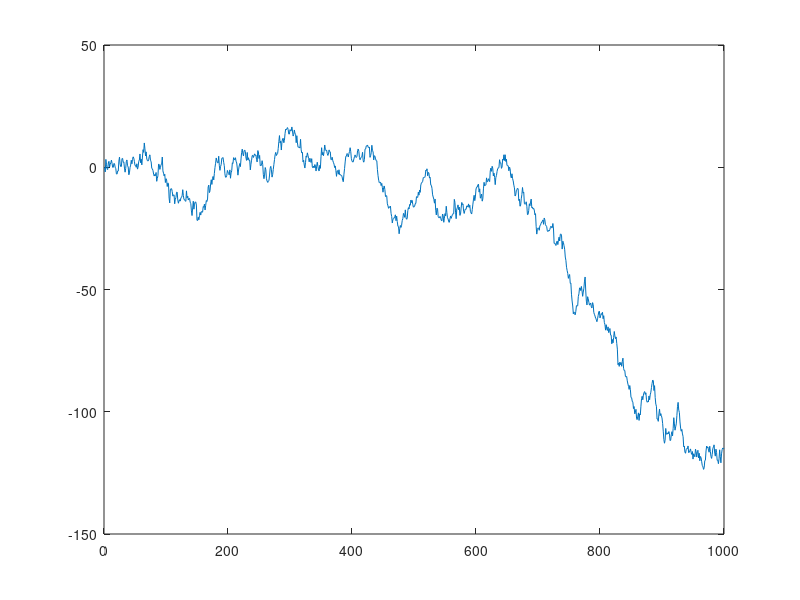
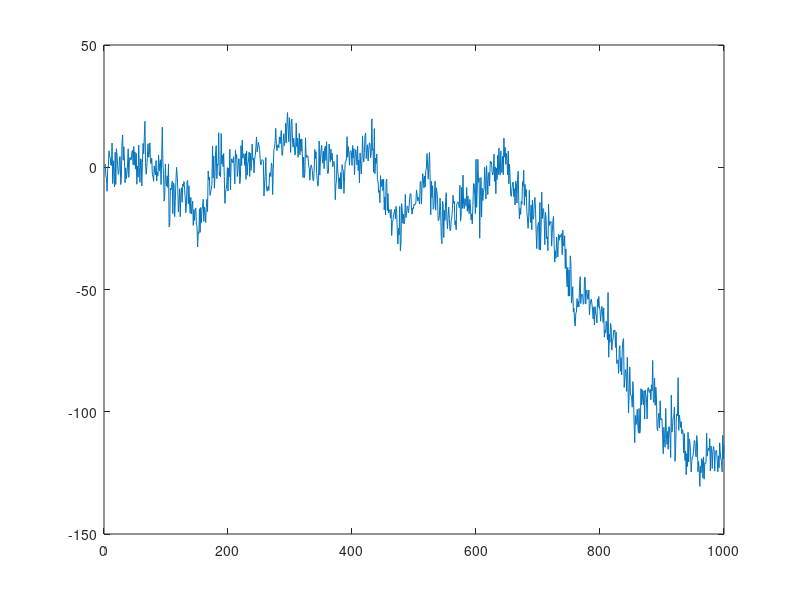
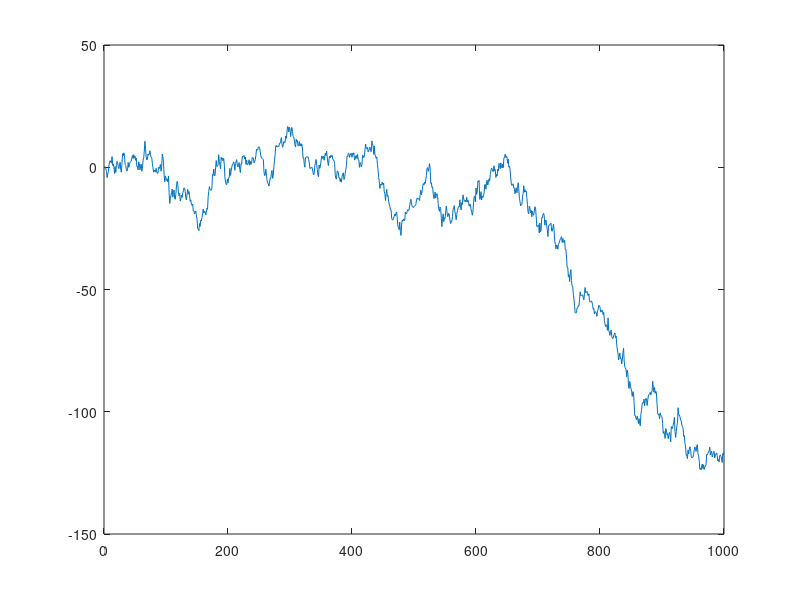
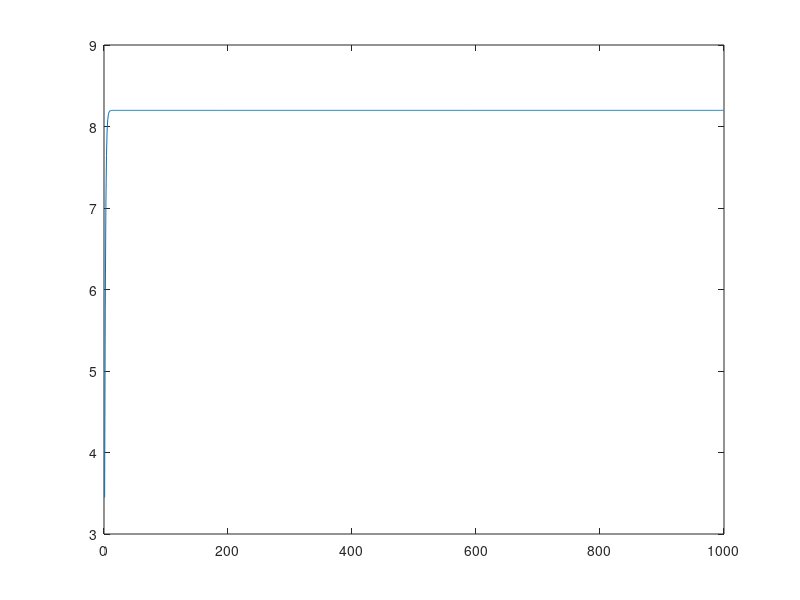

The MATLAB script that drew these images, in order:
clc;clear;close all;

Z = zeros(1,1000);
meas = zeros(1,1000);
for t=1:1:999
   Z(t+1) = Z(t) + 2*randn(1,1); 
end
figure(1);
plot(Z);

for t=1:1:1000
   meas(t) = Z(t) + 5*randn(1,1);  
end
var(meas - Z)
figure(2);
plot(meas);

%% KF process
x = 0;
P = 0;
phi = 1;
Q = 4;
H = 1;
R = 25;
est_x(1) = x;
mse = 0;
for t=1:1:999
    predict_x = est_x(t)*phi;
    P_minus = phi*P*phi + Q;
    K = P_minus*H/(H*P_minus*H + R);
    est_x(t+1) = predict_x + K*(meas(t+1) - H*predict_x);
    P = (1 - K*H)*P_minus;
    tmp_P(t) = P;
    mse = mse + (est_x(t+1) - Z(t+1))^2;
    err(t) =  est_x(t+1) - Z(t+1);
    rms(t) = std(err);
end
figure(3);
plot(est_x);
figure(4);
plot(tmp_P);
mse/998
figure(5)
plot(rms);

